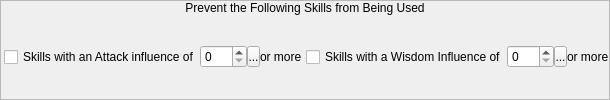
         <widget class="QFrame" name="frame_15">
          <property name="frameShape">
           <enum>QFrame::StyledPanel</enum>
          </property>
          <property name="frameShadow">
           <enum>QFrame::Raised</enum>
          </property>
          <layout class="QVBoxLayout" name="verticalLayout_22">
           <property name="spacing">
            <number>0</number>
           </property>
           <property name="margin">
            <number>0</number>
           </property>
           <item>
            <widget class="QLabel" name="label_23">
             <property name="sizePolicy">
              <sizepolicy hsizetype="Preferred" vsizetype="Fixed">
               <horstretch>0</horstretch>
               <verstretch>0</verstretch>
              </sizepolicy>
             </property>
             <property name="text">
              <string>Prevent the Following Skills from Being Used</string>
             </property>
             <property name="alignment">
              <set>Qt::AlignCenter</set>
             </property>
            </widget>
           </item>
           <item>
            <widget class="QWidget" name="widget_20" native="true">
             <layout class="QHBoxLayout" name="horizontalLayout_22">
              <property name="spacing">
               <number>0</number>
              </property>
              <property name="leftMargin">
               <number>3</number>
              </property>
              <property name="topMargin">
               <number>0</number>
              </property>
              <property name="rightMargin">
               <number>0</number>
              </property>
              <property name="bottomMargin">
               <number>0</number>
              </property>
              <item>
               <widget class="QCheckBox" name="cbAttackInfluence">
                <property name="text">
                 <string>Skills with an Attack influence of</string>
                </property>
               </widget>
              </item>
              <item>
               <widget class="QWidget" name="wPreventSkillWithAttackInfluence" native="true">
                <layout class="QHBoxLayout" name="horizontalLayout_20">
                 <property name="spacing">
                  <number>0</number>
                 </property>
                 <property name="margin">
                  <number>0</number>
                 </property>
                 <item>
                  <widget class="QSpinBox" name="sbAttackInfluence">
                   <property name="maximum">
                    <number>999</number>
                   </property>
                  </widget>
                 </item>
                 <item>
                  <widget class="SpinBoxSideButton" name="bAttackInfluenceSideButton">
                   <property name="minimumSize">
                    <size>
                     <width>13</width>
                     <height>21</height>
                    </size>
                   </property>
                   <property name="maximumSize">
                    <size>
                     <width>13</width>
                     <height>21</height>
                    </size>
                   </property>
                   <property name="text">
                    <string>...</string>
                   </property>
                   <property name="icon">
                    <iconset resource="gui_icons.qrc">
                     <normaloff>:/icons/spinBoxSideButton.png</normaloff>:/icons/spinBoxSideButton.png</iconset>
                   </property>
                   <property name="iconSize">
                    <size>
                     <width>8</width>
                     <height>16</height>
                    </size>
                   </property>
                  </widget>
                 </item>
                </layout>
               </widget>
              </item>
              <item>
               <widget class="QLabel" name="label_24">
                <property name="text">
                 <string>or more</string>
                </property>
               </widget>
              </item>
              <item>
               <spacer name="horizontalSpacer">
                <property name="orientation">
                 <enum>Qt::Horizontal</enum>
                </property>
                <property name="sizeHint" stdset="0">
                 <size>
                  <width>4</width>
                  <height>17</height>
                 </size>
                </property>
               </spacer>
              </item>
              <item>
               <widget class="QCheckBox" name="cbWisdomInfluence">
                <property name="text">
                 <string>Skills with a Wisdom Influence of</string>
                </property>
               </widget>
              </item>
              <item>
               <widget class="QWidget" name="wPreventSkillWithWisdomInfluence" native="true">
                <layout class="QHBoxLayout" name="horizontalLayout_21">
                 <property name="spacing">
                  <number>0</number>
                 </property>
                 <property name="margin">
                  <number>0</number>
                 </property>
                 <item>
                  <widget class="QSpinBox" name="sbWisdomInfluence">
                   <property name="maximum">
                    <number>999</number>
                   </property>
                  </widget>
                 </item>
                 <item>
                  <widget class="SpinBoxSideButton" name="bWisdomInfluenceSideButton">
                   <property name="minimumSize">
                    <size>
                     <width>13</width>
                     <height>21</height>
                    </size>
                   </property>
                   <property name="maximumSize">
                    <size>
                     <width>13</width>
                     <height>21</height>
                    </size>
                   </property>
                   <property name="text">
                    <string>...</string>
                   </property>
                   <property name="icon">
                    <iconset resource="gui_icons.qrc">
                     <normaloff>:/icons/spinBoxSideButton.png</normaloff>:/icons/spinBoxSideButton.png</iconset>
                   </property>
                   <property name="iconSize">
                    <size>
                     <width>8</width>
                     <height>16</height>
                    </size>
                   </property>
                  </widget>
                 </item>
                </layout>
               </widget>
              </item>
              <item>
               <widget class="QLabel" name="label_25">
                <property name="text">
                 <string>or more</string>
                </property>
               </widget>
              </item>
             </layout>
            </widget>
           </item>
          </layout>
         </widget>
